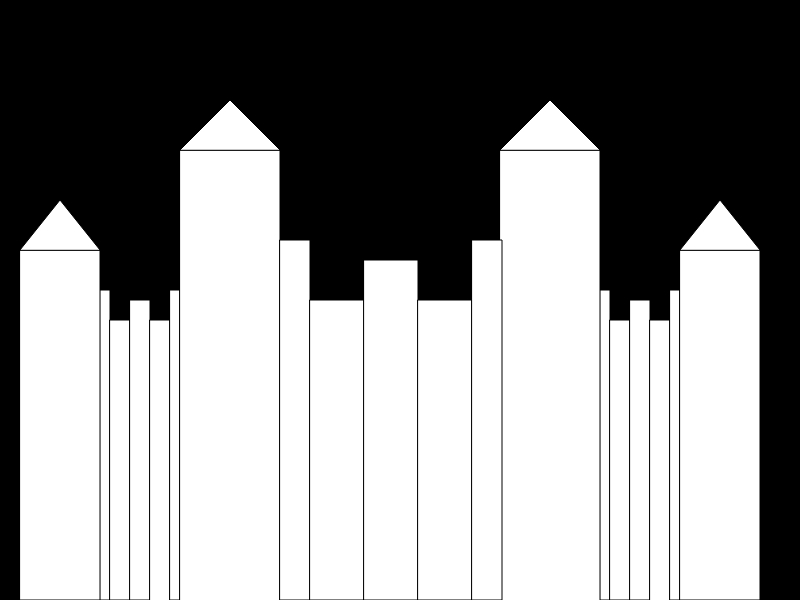
Frame 1 (no input)
Frame 60 (no input): identical to frame 1, image omitted
Frame 120 (the mouse pressed at the canvas centre since frame 60): identical to frame 1, image omitted

The p5.js sketch that drew this single still picture (run headless with seeded random() and noise() and a simulated clock; from frame 60 on, the mouse is pressed at the canvas centre):

// p5.js sketch
// ── sketch.js
function setup() {
  createCanvas(800,600);
  
}

function draw() {
  background(0);  

  rect(100,290,10,310);
  rect(110,320,20,280);
  rect(130,300,20,300);
  rect(150,320,20,300);
  rect(170,290,10,310);

  rect(600,290,10,310);
  rect(610,320,20,280);
  rect(630,300,20,300);
  rect(650,320,20,300);
  rect(670,290,10,310);
  //bigger tower
  rect(180,150,100,500);
  rect(500,150,100,500);

  triangle(180, 150, 230, 100, 280, 150);
  triangle(500, 150, 550, 100, 600, 150);
 //middle tower
  rect(280,240,30,360);
  rect(310,300,54,300);
  rect(364,260,54,340);
  rect(418,300,54,300);
  rect(472,240,30,360);
  //triangle(280, 290, 390, 190, 500, 290);
//smaller tower
  rect(20,250,80,350);
  triangle(20, 250, 60, 200, 100, 250);

  rect(680,250,80,350);
  triangle(680, 250, 720, 200, 760, 250);

   
}
